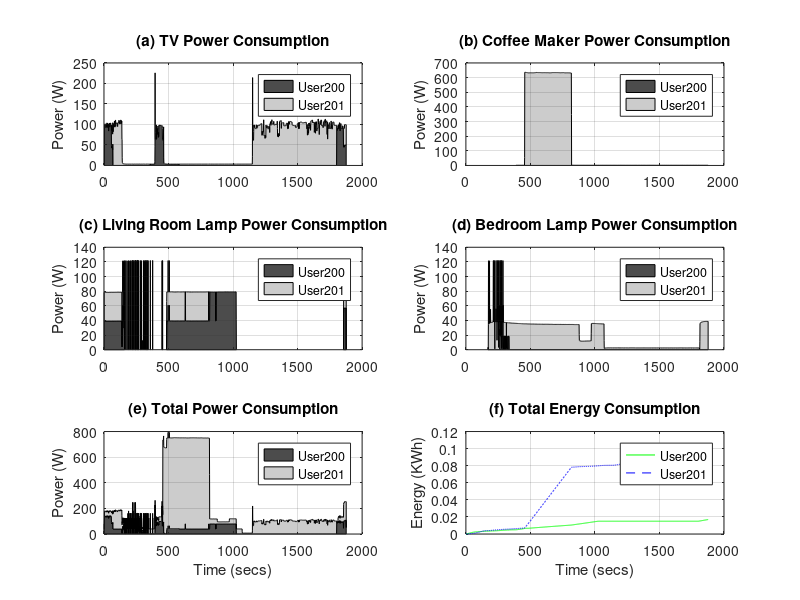

The MATLAB source for this figure:
%% Load data files
load hyst.dat
load power.dat

%% Put data for Results using Hysteresis in respective arrays
htoken1tv     = hyst(:,1);
htoken1lamp   = hyst(:,2);
htoken1coffee = hyst(:,3);
htoken1lamp2  = hyst(:,4);

htoken2tv     = hyst(:,5);
htoken2lamp   = hyst(:,6);
htoken2coffee = hyst(:,7);
htoken2lamp2  = hyst(:,8);

%% Put power consumption data in respective arrays
powertv = power(:,1);
powerlamp = power(:,2);
powercoffee = power(:,3);
powerlamp2 = power(:,4);

%% Power consumption split
power1tv     = (powertv .* htoken1tv)         - (powertv .* ((htoken1tv & htoken2tv)/2));
power1tv     = abs(power1tv);
power2tv     = (powertv .* htoken2tv)         - (powertv .* ((htoken1tv & htoken2tv)/2));
power2tv     = abs(power2tv);

power1lamp   = (powerlamp   .* htoken1lamp)   - (powerlamp .* ((htoken1lamp & htoken2lamp)/2));
power1lamp   = abs(power1lamp);
power2lamp   = (powerlamp   .* htoken2lamp)   - (powerlamp .* ((htoken1lamp & htoken2lamp)/2));
power2lamp   = abs(power2lamp);

power1coffee = (powercoffee .* htoken1coffee) - (powercoffee .* ((htoken1coffee & htoken2coffee)/2));
power1coffee = abs(power1coffee);
power2coffee = (powercoffee .* htoken2coffee) - (powercoffee .* ((htoken1coffee & htoken2coffee)/2));
power2coffee = abs(power2coffee);

power1lamp2  = (powerlamp2  .* htoken1lamp2)  - (powerlamp2 .* ((htoken1lamp2 & htoken2lamp2)/2));
power1lamp2  = abs(power1lamp2);
power2lamp2  = (powerlamp2  .* htoken2lamp2)  - (powerlamp2 .* ((htoken1lamp2 & htoken2lamp2)/2));
power2lamp2  = abs(power2lamp2);

power1tot = power1tv + power1coffee + power1lamp + power1lamp2;
power2tot = power2tv + power2coffee + power2lamp + power2lamp2;

% Total Energy is converted to KWh
energy1tot = cumsum(power1tot) / (60 * 60 * 1000);
energy2tot = cumsum(power2tot) / (60 * 60 * 1000);

%% Plot the results
subplot(3, 2, 1), h = area([power1tv power2tv]);
%axis([0 length(htoken1tv) 0 150]);
grid on;
set(h(1),'FaceColor',[0.3 0.3 0.3])
set(h(2),'FaceColor',[0.8 0.8 0.8])
set(gca,'Layer','top');
title('(a) TV Power Consumption');
legend('User200', 'User201');
ylabel('Power (W)');

subplot(3, 2, 2), h=area([power1coffee power2coffee]);
%axis([0 length(htoken1tv) 0 150]);
grid on;
set(h(1),'FaceColor',[0.3 0.3 0.3])
set(h(2),'FaceColor',[0.8 0.8 0.8])
set(gca,'Layer','top');
title('(b) Coffee Maker Power Consumption');
legend('User200', 'User201');
ylabel('Power (W)');

subplot(3, 2, 3), h=area([power1lamp power2lamp]);
%axis([0 length(htoken1tv) 0 150]);
grid on;
%set(h(1),'FaceColor',[0.86 0.22 0.07])
%set(h(2),'FaceColor',[1 0.6 0.0])
set(h(1),'FaceColor',[0.3 0.3 0.3])
set(h(2),'FaceColor',[0.8 0.8 0.8])
set(gca,'Layer','top');
title('(c) Living Room Lamp Power Consumption');
legend('User200', 'User201');
ylabel('Power (W)');

subplot(3, 2, 4), h=area([power1lamp2 power2lamp2]);
%axis([0 length(htoken1tv) 0 150]);
grid on;
set(h(1),'FaceColor',[0.3 0.3 0.3])
set(h(2),'FaceColor',[0.8 0.8 0.8])
set(gca,'Layer','top');
title('(d) Bedroom Lamp Power Consumption');
legend('User200', 'User201');
ylabel('Power (W)');

subplot(3, 2, 5), h=area([power1tot power2tot]);
%axis([0 length(htoken1tv) 0 150]);
grid on;
set(h(1),'FaceColor',[0.3 0.3 0.3])
set(h(2),'FaceColor',[0.8 0.8 0.8])
set(gca,'Layer','top');
title('(e) Total Power Consumption');
xlabel('Time (secs)');
legend('User200', 'User201');
ylabel('Power (W)');

%{
subplot(3, 2, 6), h=area([energy1tot energy2tot]);
%axis([0 length(htoken1tv) 0 150]);
grid on;
set(h(1),'FaceColor',[0.3 0.3 0.3])
set(h(2),'FaceColor',[0.8 0.8 0.8])
set(gca,'Layer','top');
title('(f) Total Energy Consumption');
xlabel('Time (secs)');
legend('User200', 'User201');
ylabel('Energy (KWh)');
%}

subplot(3, 2, 6), plot(energy1tot, 'g');
hold on;
plot(energy2tot, 'b--')
%axis([0 length(htoken1tv) 0 max()]);
grid on;
title('(f) Total Energy Consumption');
xlabel('Time (secs)');
legend('User200', 'User201');
ylabel('Energy (KWh)');

%% Plot the results
%{
subplot(2, 1, 1), area([energy1tot energy2tot]);
%axis([0 length(htoken1tv) 0 150]);
grid on;
colormap autumn;
set(gca,'Layer','top');
title('(a) Total Energy Consumption');
xlabel('Time (secs)');
legend('User200', 'User201', 'Location', 'BestOutside');
legend('boxoff');

subplot(2, 1, 2), plot(energy1tot, 'r');
hold on;
plot(energy2tot, 'b')
%axis([0 length(htoken1tv) 0 150]);
grid on;
title('(b) Total Energy Consumption');
xlabel('Time (secs)');
legend('User200', 'User201', 'Location', 'BestOutside');
legend('boxoff');
%}